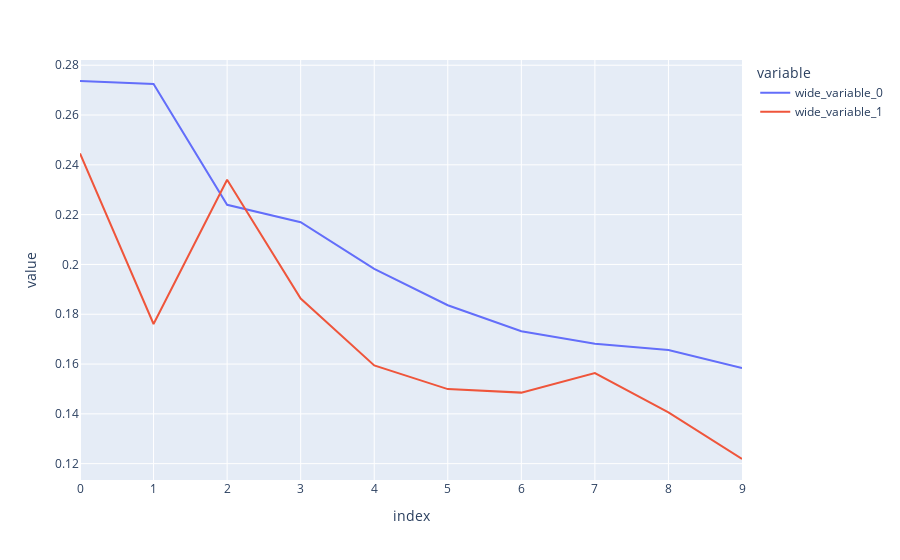

Here is the notebook cell this chart was saved with:
### Code cell
import plotly.express as px 

fig = px.line(y=[hist.history['loss'], hist.history['val_loss']])
fig.show()

### Figure 1 — Plotly figure (JSON) as saved in the notebook; plotly's stock layout.template omitted (floating-point values rounded to 4 significant figures)
{"data": [{"hovertemplate": "variable=wide_variable_0<br>index=%{x}<br>value=%{y}<extra></extra>", "legendgroup": "wide_variable_0", "line": {"color": "#636efa", "dash": "solid"}, "marker": {"symbol": "circle"}, "mode": "lines", "name": "wide_variable_0", "orientation": "v", "showlegend": true, "type": "scatter", "x": [0, 1, 2, 3, 4, 5, 6, 7, 8, 9], "xaxis": "x", "y": [0.2737, 0.2725, 0.224, 0.217, 0.1982, 0.1836, 0.1732, 0.1681, 0.1656, 0.1584], "yaxis": "y"}, {"hovertemplate": "variable=wide_variable_1<br>index=%{x}<br>value=%{y}<extra></extra>", "legendgroup": "wide_variable_1", "line": {"color": "#EF553B", "dash": "solid"}, "marker": {"symbol": "circle"}, "mode": "lines", "name": "wide_variable_1", "orientation": "v", "showlegend": true, "type": "scatter", "x": [0, 1, 2, 3, 4, 5, 6, 7, 8, 9], "xaxis": "x", "y": [0.2446, 0.1761, 0.234, 0.1863, 0.1595, 0.1499, 0.1485, 0.1564, 0.1406, 0.1219], "yaxis": "y"}], "layout": {"legend": {"title": {"text": "variable"}, "tracegroupgap": 0}, "margin": {"t": 60}, "xaxis": {"anchor": "y", "domain": [0, 1], "title": {"text": "index"}}, "yaxis": {"anchor": "x", "domain": [0, 1], "title": {"text": "value"}}}}
